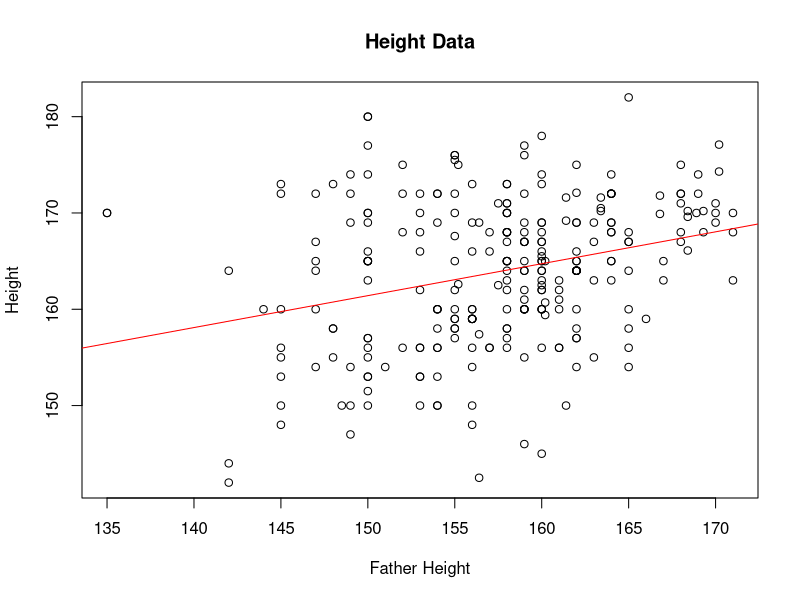

Write the R code that produced this figure.
# Create a dataframe with the provided data
data <- read.csv("height_data.csv")

# Fit a linear regression model
model <- lm(height ~ mother_height, data = data)

# Plot the data and the regression line
plot(data$mother_height, data$height, main = "Height Data", xlab = "Father Height", ylab = "Height")
abline(model, col = "red")

# also print model equation
cat("Model equation: height = ", round(coef(model)[1], 2), " + ", round(coef(model)[2], 2), " * mother_height\n")

# Print the summary of the model
summary(model)

# Print the R-squared value
summary(model)$r.squared
